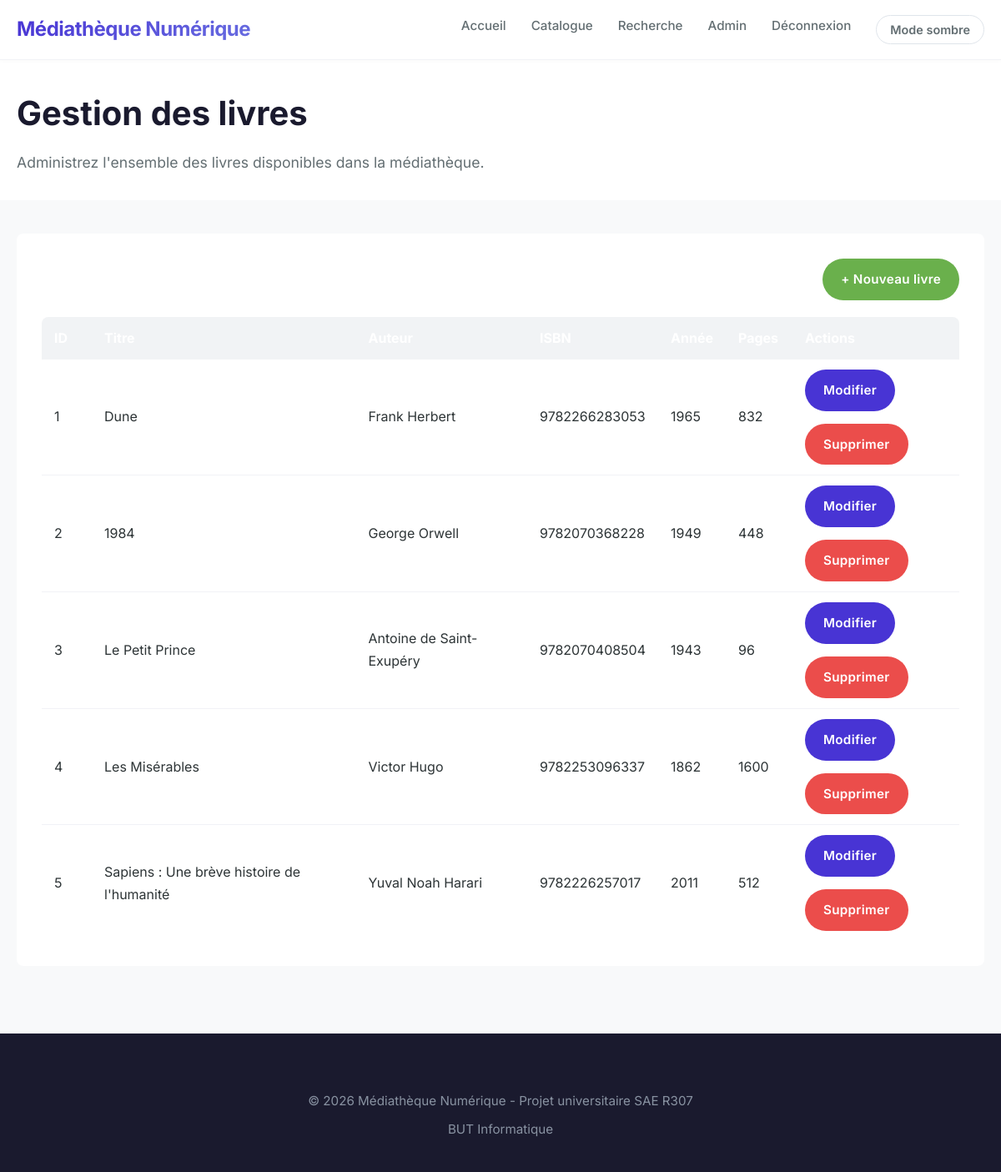
The app's page /index.php?controller=livre&action=index (signed in) with its own data.
### tables this page shows
CREATE TABLE livre (
    id_ressource INT PRIMARY KEY,
    isbn VARCHAR(13) NOT NULL UNIQUE,
    editeur VARCHAR(255) NOT NULL,
    nombre_pages INT NOT NULL,
    prix DECIMAL(10,2),
    langue VARCHAR(50) NOT NULL DEFAULT 'Français',
    CONSTRAINT fk_livre_ressource FOREIGN KEY (id_ressource)
        REFERENCES ressource(id_ressource)
        ON DELETE CASCADE,
    INDEX idx_isbn (isbn)
);

CREATE TABLE ressource (
    id_ressource INT AUTO_INCREMENT PRIMARY KEY,
    type ENUM('livre', 'film') NOT NULL,
    titre VARCHAR(255) NOT NULL,
    auteur_realisateur VARCHAR(255) NOT NULL,
    annee SMALLINT NOT NULL,   
    resume TEXT,
    image_url VARCHAR(255),
    pays VARCHAR(100),
    date_ajout DATETIME NOT NULL DEFAULT CURRENT_TIMESTAMP,
    INDEX idx_type (type),
    INDEX idx_titre (titre),
    INDEX idx_auteur_realisateur (auteur_realisateur),
    INDEX idx_date_ajout (date_ajout)
);

### core/Controller.php (called while the page is built, shortened)
<?php
class Controller {
    protected function render($view, $data = [], $title = null) {
        extract($data);
        require_once __DIR__ . '/../app/views/' . $view . '.php';
        require_once __DIR__ . '/../app/views/layout.php';
    }
}

### app/controllers/LivreController.php (called while the page is built, shortened)
<?php
require_once __DIR__ . '/../models/Livre.php';
class LivreController extends Controller {
    private $livreModel;
    public function __construct() {
        $this->livreModel = new Livre();
    }
    public function index() {
        $livres = $this->livreModel->getAllWithDetails();
        $this->render('admin/livre/index', [
            'livres' => $livres
        ], 'Gestion des livres');
    }
}

### core/Router.php (called while the page is built, shortened)
<?php
class Router {
    public function dispatch($controller, $action) {
        $controllerInstance = new $controllerClass();
        $controllerInstance->$action();
    }
}

### index.php (called while the page is built, shortened)
<?php
$isProduction = (
    isset($_SERVER['HTTP_HOST']) && (
        strpos($_SERVER['HTTP_HOST'], 'unice.fr') !== false ||
        strpos($_SERVER['HTTP_HOST'], 'linserv') !== false ||
        strpos($_SERVER['HTTP_HOST'], 'iut') !== false
    )
);
try {
    require_once __DIR__ . '/config/config.php';
    require_once __DIR__ . '/core/Controller.php';
    require_once __DIR__ . '/core/Database.php';
    require_once __DIR__ . '/core/Model.php';
    require_once __DIR__ . '/core/Router.php';
    $controller = $_GET['controller'] ?? 'home';
    $action = $_GET['action'] ?? 'index';
    $router = new Router();
    $router->dispatch($controller, $action);
} catch (Exception $e) {
    error_log("Erreur fatale dans index.php: " . $e->getMessage());
    if ($isProduction) {
        http_response_code(500);
        echo '<!DOCTYPE html>
<html lang="fr">
<head>
    <meta charset="UTF-8">
    <title>Erreur - Médiathèque</title>
    <style>
        body { font-family: Arial, sans-serif; text-align: center; padding: 50px; }
        h1 { color: #e74c3c; }
    </style>
</head>
<body>
    <h1>Une erreur est survenue</h1>
    <p>Veuillez contacter l\'administrateur ou réessayer ultérieurement.</p>
    <p><a href="index.php">Retour à l\'accueil</a></p>
</body>
</html>';
    } else {
        http_response_code(500);
        echo '<!DOCTYPE html>
<html lang="fr">
<head>
    <meta charset="UTF-8">
    <title>Erreur - Mode Développement</title>
    <style>
        body { font-family: monospace; padding: 20px; background: #f5f5f5; }
        .error { background: #fff; border: 2px solid #e74c3c; padding: 20px; border-radius: 8px; }
        h1 { color: #e74c3c; }
        pre { background: #2c3e50; color: #ecf0f1; padding: 15px; border-radius: 4px; overflow-x: auto; }
    </style>
</head>
<body>
    <div class="error">
        <h1>Erreur 500 - Erreur serveur</h1>
        <p><strong>Message :</strong> ' . htmlspecialchars($e->getMessage()) . '</p>
        <p><strong>Fichier :</strong> ' . htmlspecialchars($e->getFile()) . '</p>
        <p><strong>Ligne :</strong> ' . $e->getLine() . '</p>
        <h3>Stack trace :</h3>
        <pre>' . htmlspecialchars($e->getTraceAsString()) . '</pre>
        <p><a href="index.php">Retour à l\'accueil</a></p>
    </div>
</body>
</html>';
    }
}

### config/config.php (called while the page is built, shortened)
<?php
function isProduction() {
    $host = $_SERVER['HTTP_HOST'] ?? '';
    return (
        strpos($host, 'unice.fr') !== false ||
        strpos($host, 'linserv') !== false ||
        strpos($host, 'iut') !== false
    );
}
function getPDO() {
    static $pdo = null;
    if ($pdo === null) {
        try {
            if (isProduction()) {
                $host = 'localhost';
                $port = 3306;
                $dbname = 'gm401942_elibrary2';
                $user = 'gm401942';
                $password = 'gm401942';
            } else {
                $host = 'localhost';
                $port = 8889;
                $dbname = 'gm401942_elibrary2';
                $user = 'gm401942';
                $password = 'gm401942';
            }
            $dsn = "mysql:host=$host;port=$port;dbname=$dbname;charset=utf8mb4";
            $pdo = new PDO(
                $dsn,
                $user,
                $password,
                [
                    PDO::ATTR_ERRMODE => PDO::ERRMODE_EXCEPTION,
                    PDO::ATTR_DEFAULT_FETCH_MODE => PDO::FETCH_ASSOC,
                    PDO::ATTR_EMULATE_PREPARES => false,
                    PDO::MYSQL_ATTR_INIT_COMMAND => "SET NAMES utf8mb4"
                ]
            );
        } catch (PDOException $e) {
            error_log("Erreur PDO: " . $e->getMessage());
            if (isProduction()) {
                die('Erreur de connexion à la base de données. Veuillez contacter l\'administrateur.');
            } else {
                die('Erreur de connexion à la base de données : ' . $e->getMessage() . '<br>DSN: ' . ($dsn ?? 'non défini'));
            }
        }
    }
    return $pdo;
}

### core/Database.php (called while the page is built, shortened)
<?php
class Database {
    private static $instance = null;
    public static function getInstance() {
        if (self::$instance === null) {
            try {
                self::$instance = getPDO();
            } catch (Exception $e) {
                error_log("Database::getInstance() - Erreur: " . $e->getMessage());
                throw new Exception("Impossible de se connecter à la base de données: " . $e->getMessage());
            }
        }
        return self::$instance;
    }
}
?>

### core/Model.php (called while the page is built, shortened)
<?php
abstract class Model {
    public function __construct() {
        $this->pdo = Database::getInstance();
    }
}

### app/models/Livre.php (called while the page is built, shortened)
<?php
class Livre extends Model {
    public function getAllWithDetails() {
        $sql = "SELECT r.*, l.isbn, l.editeur, l.nombre_pages
                FROM ressource r
                JOIN livre l ON r.id_ressource = l.id_ressource
                WHERE r.type = 'livre'
                ORDER BY r.date_ajout DESC";
        $stmt = $this->pdo->query($sql);
        return $stmt->fetchAll(PDO::FETCH_ASSOC);
    }
}

### app/views/admin/livre/index.php (the view)
<div class="page-header">
    <div class="container">
        <h1>Gestion des livres</h1>
        <p>Administrez l'ensemble des livres disponibles dans la médiathèque.</p>
    </div>
</div>
<div class="container">
    <div class="content">
        <div class="actions" style="justify-content: space-between;">
            <a href="index.php?controller=admin&action=index" class="btn btn-secondary">← Retour au dashboard</a>
            <a href="index.php?controller=livre&action=create" class="btn btn-success">+ Nouveau livre</a>
        </div>
        <?php if (empty($livres)): ?>
            <div class="empty-state">
                <h3>Aucun livre</h3>
                <p>Ajoutez votre premier livre pour l'afficher dans le catalogue.</p>
            </div>
        <?php else: ?>
            <table class="table" style="margin-top: 20px;">
                <thead>
                    <tr>
                        <th style="width: 60px;">ID</th>
                        <th>Titre</th>
                        <th>Auteur</th>
                        <th>ISBN</th>
                        <th style="width: 80px;">Année</th>
                        <th style="width: 80px;">Pages</th>
                        <th style="width: 200px;">Actions</th>
                    </tr>
                </thead>
                <tbody>
                    <?php foreach ($livres as $livre): ?>
                        <tr>
                            <td><?= htmlspecialchars($livre['id_ressource'], ENT_QUOTES, 'UTF-8') ?></td>
                            <td><?= htmlspecialchars($livre['titre'], ENT_QUOTES, 'UTF-8') ?></td>
                            <td><?= htmlspecialchars($livre['auteur_realisateur'], ENT_QUOTES, 'UTF-8') ?></td>
                            <td><?= htmlspecialchars($livre['isbn'], ENT_QUOTES, 'UTF-8') ?></td>
                            <td><?= htmlspecialchars($livre['annee'], ENT_QUOTES, 'UTF-8') ?></td>
                            <td><?= htmlspecialchars($livre['nombre_pages'], ENT_QUOTES, 'UTF-8') ?></td>
                            <td>
                                <div class="actions">
                                    <a href="index.php?controller=livre&action=edit&id=<?= htmlspecialchars($livre['id_ressource'], ENT_QUOTES, 'UTF-8') ?>"
                                       class="btn btn-primary">Modifier</a>
                                    <a href="index.php?controller=livre&action=delete&id=<?= htmlspecialchars($livre['id_ressource'], ENT_QUOTES, 'UTF-8') ?>"
                                       class="btn btn-danger"
                                       onclick="return confirm('Êtes-vous sûr de vouloir supprimer ce livre ?')">Supprimer</a>
                                </div>
                            </td>
                        </tr>
                    <?php endforeach; ?>
                </tbody>
            </table>
        <?php endif; ?>
    </div>
</div>

### public/css/style.css (style rules this page uses)
:root { --bg-body: #f8f9fa; --bg-card: #ffffff; --bg-header: rgba(255, 255, 255, 0.95); --bg-footer: #1a1a2e; --bg-table-header: #f1f3f5; --bg-table-hover: #f8f9fa; --bg-form-alt: #f8f9fa; --bg-evaluation-card: #f9f9f9; --text-primary: #2d3436; --text-heading: #1a1a2e; --text-secondary: #636e72; --text-tertiary: #b2bec3; --text-muted: #dfe6e9; --text-on-dark: #ffffff; --text-footer: #a4b0be; --border-light: #f1f2f6; --border-medium: #dfe4ea; --border-subtle: #f1f2f6; --border-badge: #dfe4ea; --color-primary: #4834d4; --color-primary-light: #686de0; --color-danger: #eb4d4b; --color-success: #6ab04c; --color-warning: #f9ca24; --color-purple: #be2edd; --color-teal: #22a6b3; --gradient-start: #4834d4; --gradient-end: #686de0; --gradient-hero: linear-gradient(135deg, #4834d4 0%, #686de0 100%); --alert-success-bg: #badc58; --alert-success-text: #130f40; --alert-success-border: #6ab04c; --alert-error-bg: #ff7979; --alert-error-text: #130f40; --alert-error-border: #eb4d4b; --alert-info-bg: #7ed6df; --alert-info-text: #130f40; --alert-info-border: #22a6b3; --shadow-light: 0 4px 6px rgba(0, 0, 0, 0.05); --shadow-medium: 0 10px 15px rgba(0, 0, 0, 0.1); --shadow-heavy: 0 20px 25px rgba(0, 0, 0, 0.15); --shadow-subtle: 0 2px 4px rgba(0, 0, 0, 0.02); --badge-livre-bg: #4834d4; --badge-film-bg: #eb4d4b; --badge-static-bg: #dfe4ea; --badge-static-text: #2d3436; --btn-primary-bg: #4834d4; --btn-primary-text: #ffffff; --btn-primary-hover: #30336b; --btn-secondary-bg: transparent; --btn-secondary-text: #4834d4; --btn-secondary-border: #4834d4; --btn-link-bg: transparent; --btn-link-hover: rgba(72, 52, 212, 0.1); --btn-danger-bg: #eb4d4b; --btn-danger-hover: #c0392b; --btn-success-bg: #6ab04c; --btn-success-hover: #badc58; }
* { margin: 0; padding: 0; box-sizing: border-box; }
body { font-family: "Inter", -apple-system, BlinkMacSystemFont, "Segoe UI", Roboto, Helvetica, Arial, sans-serif; background: var(--bg-body); color: var(--text-primary); line-height: 1.7; -webkit-font-smoothing: antialiased; -moz-osx-font-smoothing: grayscale; transition: background-color 0.3s ease, color 0.3s ease; }
.container { max-width: 1200px; margin: 0 auto; padding: 0 20px; }
.btn { display: inline-flex; align-items: center; justify-content: center; padding: 12px 28px; text-decoration: none; border-radius: 50px; font-size: 1em; font-weight: 600; transition: all 0.3s cubic-bezier(0.4, 0, 0.2, 1); cursor: pointer; border: 2px solid transparent; letter-spacing: 0.3px; }
.btn-primary { background: var(--btn-primary-bg); color: var(--btn-primary-text); }
.btn-secondary { background: rgba(255, 255, 255, 0.15); color: #ffffff; border-color: rgba(255, 255, 255, 0.5); backdrop-filter: blur(5px); }
.btn-danger { background: var(--btn-danger-bg); color: #ffffff; }
.btn-success { background: var(--btn-success-bg); color: #ffffff; }
.table { width: 100%; border-collapse: collapse; background: var(--bg-card); border-radius: 8px; overflow: hidden; box-shadow: 0 2px 8px var(--shadow-light); }
.table thead { background: var(--bg-table-header); color: var(--text-on-dark); }
.table th, .table td { padding: 12px 15px; text-align: left; }
.table tbody tr { border-bottom: 1px solid var(--border-light); }
.table tbody tr:last-child { border-bottom: none; }
.page-header { background: var(--bg-card); padding: 30px 0; margin-bottom: 40px; box-shadow: 0 2px 5px var(--shadow-subtle); }
.page-header h1 { color: var(--text-heading); font-size: 2.5em; margin-bottom: 10px; }
.page-header p { color: var(--text-secondary); font-size: 1.1em; }
.content { background: var(--bg-card); padding: 30px; border-radius: 8px; box-shadow: 0 2px 8px var(--shadow-light); margin-bottom: 30px; }
.actions { display: flex; gap: 15px; flex-wrap: wrap; }
.actions .btn { font-size: 0.95em; padding: 10px 20px; }

### records on screen
livre: id_ressource.id_ressource "1", id_ressource.titre "Dune", id_ressource.auteur_realisateur "Frank Herbert", isbn "9782266283053", id_ressource.annee "1965", nombre_pages "832"
livre: id_ressource.id_ressource "2", id_ressource.titre "1984", id_ressource.auteur_realisateur "George Orwell", isbn "9782070368228", id_ressource.annee "1949", nombre_pages "448"
livre: id_ressource.id_ressource "3", id_ressource.titre "Le Petit Prince", id_ressource.auteur_realisateur "Antoine de Saint-Exupéry", isbn "9782070408504", id_ressource.annee "1943", nombre_pages "96"
livre: id_ressource.id_ressource "4", id_ressource.titre "Les Misérables", id_ressource.auteur_realisateur "Victor Hugo", isbn "9782253096337", id_ressource.annee "1862", nombre_pages "1600"
livre: id_ressource.id_ressource "5", id_ressource.titre "Sapiens : Une brève histoire de l'humanité", id_ressource.auteur_realisateur "Yuval Noah Harari", isbn "9782226257017", id_ressource.annee "2011", nombre_pages "512"
